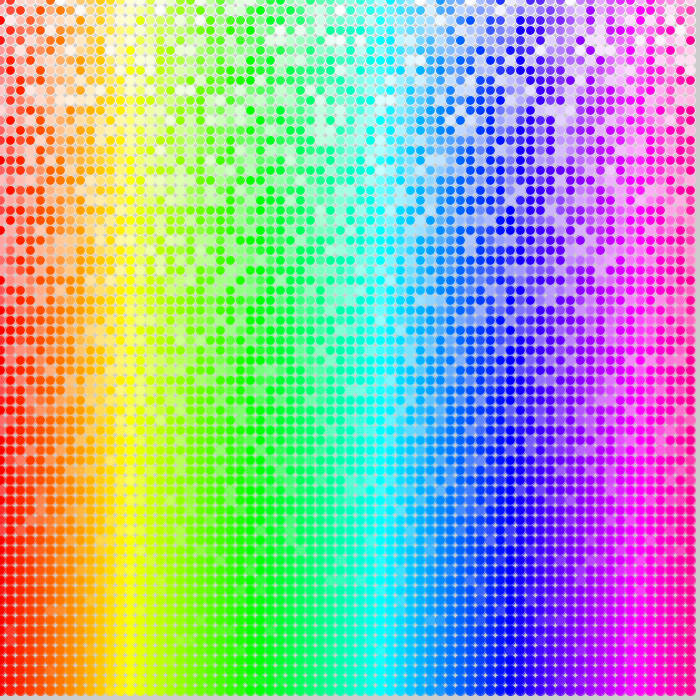
Frame 1 (no input)
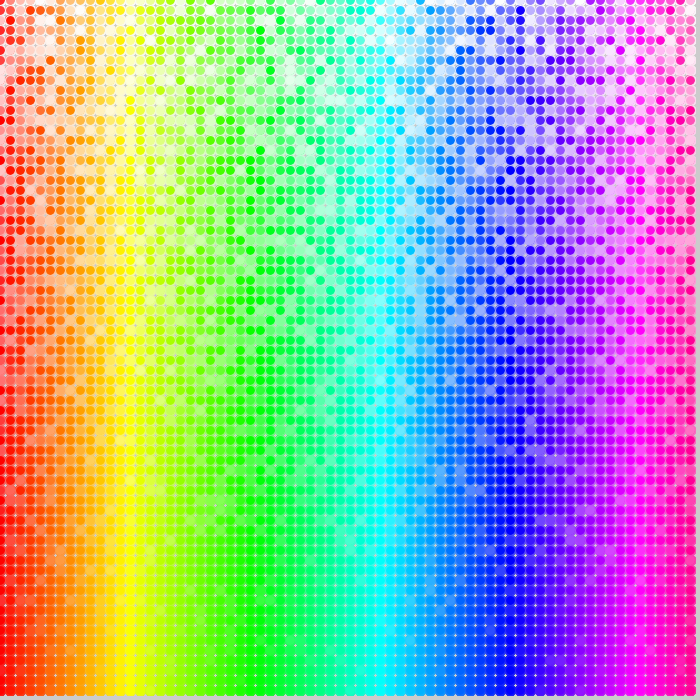
Frame 60 (the mouse pressed at the canvas centre just before this capture)
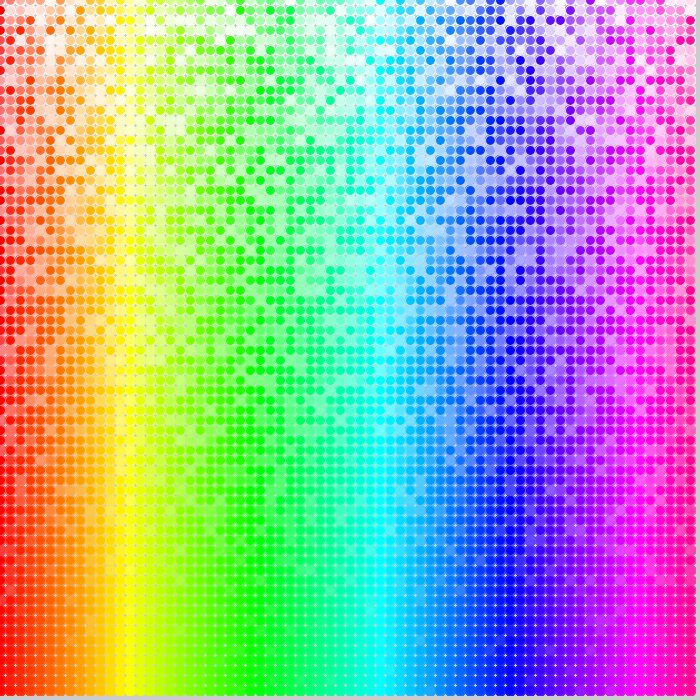
Frame 120 (the mouse held since frame 60 and released just before this capture)

The Processing sketch that drew these frames (run headless with seeded random() and noise(); from frame 60 on, the mouse is pressed at the canvas centre):

// Processing sketch: processing_159164
// ── processing_159164.pde

void setup() {
  size(700,700);
colorMode(HSB);

}

void draw(){

  for(float x=0; x<700;x=x+10){
    for(float y=0;y<700;y=y+10){
 
 fill(x/3,(y/3+random(255)),255);
  stroke(x/3,y/3,250);
  ellipse(x,y,10,10);

}
}
}
